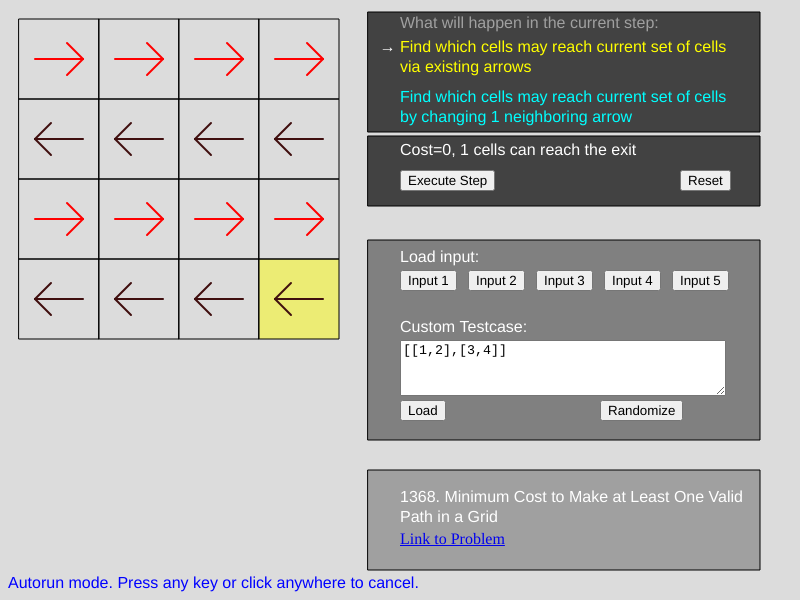
Frame 1 (no input)
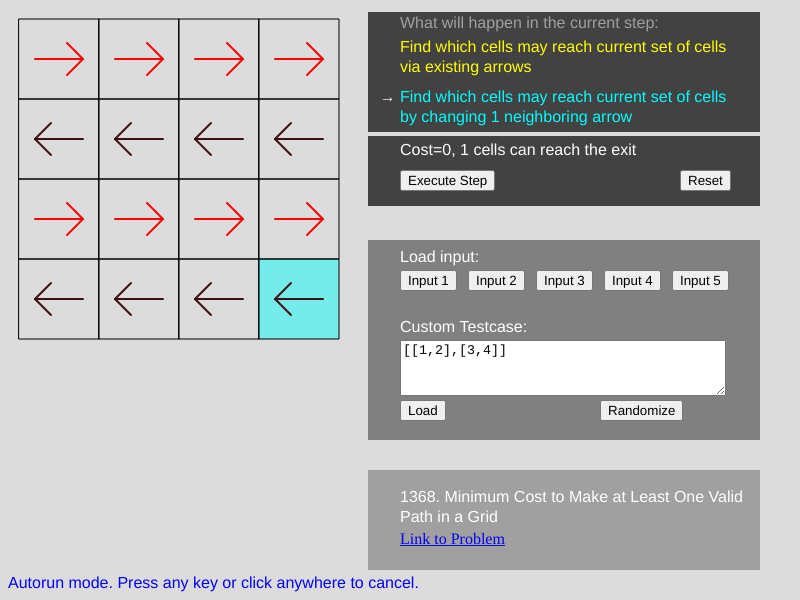
Frame 60 (no input)
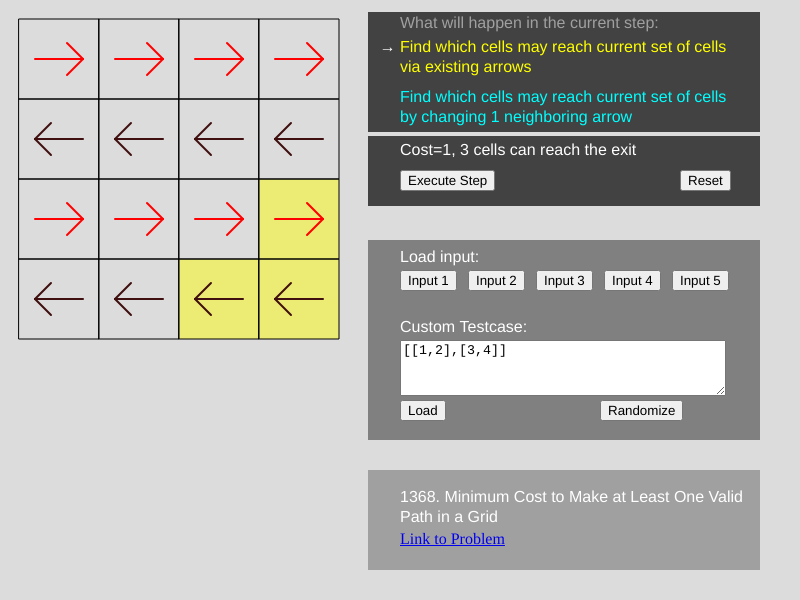
Frame 120 (the mouse pressed at the canvas centre since frame 60)

The p5.js sketch that drew these frames (run headless with seeded random() and noise() and a simulated clock; from frame 60 on, the mouse is pressed at the canvas centre):

// p5.js sketch
// ── sketch.js
// author: https://leetcode.com/quadpixels/
// 2020-03-01

let g_autorun = true;
let g_frame_count = 0;

var datasets = [
  [[1,1,1,1],[2,2,2,2],[1,1,1,1],[2,2,2,2]],
  [[1,1,3],[3,2,2],[1,1,4]],
  [[1,2],[4,3]],
  [[2,2,2],[2,2,2]],
  [[3,4,3],[2,2,2],[2,1,1],[4,3,2],[2,1,4],[2,4,1],[3,3,3],[1,4,2],[2,2,1],[2,1,1],[3,3,1],[4,1,4],[2,1,4],[3,2,2],[3,3,1],[4,4,1],[1,2,2],[1,1,1],[1,3,4],[1,2,1],[2,2,4],[2,1,3],[1,2,1],[4,3,2],[3,3,4],[2,2,1],[3,4,3],[4,2,3],[4,4,4]],
]

let grid_vis = {
  rt: undefined,
  dirty: true,
  
  highlight_rt: undefined,
  highlight_dirty: true,
  
  grid_size: 10,
  x: 16,
  y: 16,
  pad: 3,
}

function RenderGrid(grid) {
  grid_vis.rt.clear();
  let grid_size = 80;
  const w = grid[0].length, h = grid.length;
  while (grid_size * w > grid_vis.rt.width || grid_size * h > grid_vis.rt.height)
    grid_size =  Math.floor(grid_size / 1.2);
  grid_vis.grid_size = grid_size;
  for (let y=0; y<h; y++) {
    for (let x=0; x<w; x++) {
      grid_vis.rt.stroke(0); grid_vis.rt.noFill();
      const dx = x * grid_size + grid_vis.pad,
            dy = y * grid_size + grid_vis.pad;
      grid_vis.rt.rect(dx, dy, grid_size, grid_size);
      grid_vis.rt.noFill();
      grid_vis.rt.strokeWeight(2);
      switch (grid[y][x]) {
        case 1: {// right arrow
          grid_vis.rt.stroke(255, 0, 0);
          grid_vis.rt.line(dx + grid_size * 0.2, dy + grid_size * 0.5,
                           dx + grid_size * 0.8, dy + grid_size * 0.5);
          grid_vis.rt.line(dx + grid_size * 0.8, dy + grid_size * 0.5,
                           dx + grid_size * 0.6, dy + grid_size * 0.3);
          grid_vis.rt.line(dx + grid_size * 0.8, dy + grid_size * 0.5,
                           dx + grid_size * 0.6, dy + grid_size * 0.7);
          break;
        }
        case 2: { // left arrow
          grid_vis.rt.stroke(64, 15, 15);
          grid_vis.rt.line(dx + grid_size * 0.2, dy + grid_size * 0.5,
                           dx + grid_size * 0.8, dy + grid_size * 0.5);
          grid_vis.rt.line(dx + grid_size * 0.2, dy + grid_size * 0.5,
                           dx + grid_size * 0.4, dy + grid_size * 0.3);
          grid_vis.rt.line(dx + grid_size * 0.2, dy + grid_size * 0.5,
                           dx + grid_size * 0.4, dy + grid_size * 0.7);
          break;
        }
        case 3: { // down arrow
          grid_vis.rt.stroke(0, 0, 255);
          grid_vis.rt.line(dx + grid_size * 0.5, dy + grid_size * 0.2,
                           dx + grid_size * 0.5, dy + grid_size * 0.8);
          grid_vis.rt.line(dx + grid_size * 0.5, dy + grid_size * 0.8,
                           dx + grid_size * 0.3, dy + grid_size * 0.6);
          grid_vis.rt.line(dx + grid_size * 0.5, dy + grid_size * 0.8,
                           dx + grid_size * 0.7, dy + grid_size * 0.6);
          break;
        }
        case 4: { // up arrow
          grid_vis.rt.stroke(255, 128, 192);
          grid_vis.rt.line(dx + grid_size * 0.5, dy + grid_size * 0.2,
                           dx + grid_size * 0.5, dy + grid_size * 0.8);
          grid_vis.rt.line(dx + grid_size * 0.5, dy + grid_size * 0.2,
                           dx + grid_size * 0.3, dy + grid_size * 0.4);
          grid_vis.rt.line(dx + grid_size * 0.5, dy + grid_size * 0.2,
                           dx + grid_size * 0.7, dy + grid_size * 0.4);
          break;
        }
      }
      grid_vis.rt.strokeWeight(1);
    }
  }
}

class Question4Sim {
  constructor() {
    this.STRIDE = 100000;
    this.Reset();
  }
  ToIdx(x, y) { return y*this.STRIDE + x; }
  FromIdx(idx) { return [Math.floor(idx % this.STRIDE), Math.floor(idx/this.STRIDE)];}
  
  // ConveyorStep() computes "which grids are able to reach this.visited"
  ConveryorStep() {
    while (true) {
      let updated = new Set([]);
      Object.keys(this.visited).forEach((key) => {
        let p = this.FromIdx(key);
        
      });
    }
  }
  
  Step() {
    if (this.status == "conveyor") {
      let frontier = new Set(Object.keys(this.visited));
      while (frontier.size > 0) {
        let frontier_next = new Set([]);
        frontier.forEach((key) => {
          const dx = [ -1,0,1,0 ], dy = [ 0,-1,0,1 ], color = [ 1,3,2,4 ];
          const p = this.FromIdx(key);
          for (let i=0; i<4; i++) {
            let nx = p[0] + dx[i], ny = p[1] + dy[i], nk = this.ToIdx(nx, ny);
            if (nx >= 0 && ny >= 0 && nx < grid[0].length && ny < grid.length) {
              if ((nk in this.visited) == false &&
                  grid[ny][nx] == color[i]) {
                frontier_next.add(nk);
                this.visited[nk] = this.step;
              }
            }
          }
        });
        frontier = frontier_next;
      }
      grid_vis.highlight_dirty = true;
      if (0 in this.visited) {
        this.status = "finished";
      } else {
        this.status = "expand";
      }
    } else if (this.status == "expand") {
      this.step ++;
      Object.keys(this.visited).forEach((key) => {
        const p = this.FromIdx(key);
        const dx = [ -1,0,1,0 ], dy = [ 0,-1,0,1 ];
        for (let i=0; i<4; i++) {
          let nx = p[0]+dx[i], ny = p[1]+dy[i], nk = this.ToIdx(nx, ny);
          if (nx >= 0 && ny >= 0 && nx < grid[0].length && ny < grid.length) {
            if ((nk in this.visited) == false) {
              this.visited[nk] = this.step;
            }
          }
        }
      });
      grid_vis.highlight_dirty = true;
      this.status = "conveyor";
    }
    
    this.Render(grid_vis.highlight_rt);
  }
  
  Render(rt) {
    rt.clear();
    
    // Next Status
    if (this.status == "conveyor") { 
      rt.fill(255, 255, 0, 120);
    } else if (this.status == "expand") {
      rt.fill(0, 255, 255, 120);
    }
    Object.keys(this.visited).forEach((key) => {
      let p = this.FromIdx(key);
      const dx = grid_vis.pad + grid_vis.grid_size * p[0],
            dy = grid_vis.pad + grid_vis.grid_size * p[1];
      rt.noStroke();
      rt.rect(dx, dy, grid_vis.grid_size, grid_vis.grid_size);
    })
  }
  
  Reset() {
    this.step = 0;
    const x = grid[0].length-1, y = grid.length-1;
    const idx = this.ToIdx(x, y);
    this.frontier = new Set([this.ToIdx(x,y)]);
    this.visited = {}
    this.visited[idx] = 1
    this.status = "conveyor"
    this.Render(grid_vis.highlight_rt);
  }
  
  UpdateDesc() {
    if (this.status == "conveyor") {
      
    }
  }
  
  GetStatusString() {
    if (this.status == "finished") {
      return "Cost=" + this.step + ", algorithm completed!" 
    } else {
      return "Cost=" + this.step + ", " + Object.keys(this.visited).length + " cells can reach the exit";
    }
  }
}

function LoadDataset(g) {
  grid = g;
  grid_vis.dirty = true;
  q4sim.Reset();
  grid_vis.highlight_dirty = true;
}

// I'm doing an eval() here. Use at your own risk! :P
function LoadCustomTestcase() {
  grid = eval(custom_testcase_input.value())
  grid_vis.dirty = true;
  q4sim.Reset();
  grid_vis.highlight_dirty = true;
}

function Randomize() {
  let w = 1 + Math.floor(Math.random() * 22);
  let h = 1 + Math.floor(Math.random() * 22);
  grid = [];
  let str = ""
  for (let y=0; y<h; y++) {
    let line = [];
    for (let x=0; x<w; x++) {
      line.push(Math.floor(Math.random() * 4) + 1)
    }
    grid.push(line);
    str = str + line.join(",")
  }
  custom_testcase_input.value("[["+grid.join("],[")+"]]")
  grid_vis.dirty = true;
  q4sim.Reset();
  grid_vis.highlight_dirty = true;
}

var custom_testcase_input;
var grid = datasets[0];
const W = 800, H = 600;
let q4sim = undefined
function setup() {
  textSize(16);
  createCanvas(W, H);
  grid_vis.rt           = createGraphics(W/2-32, H-32);
  grid_vis.highlight_rt = createGraphics(W/2-32, H-32);
  let btn_step = createButton("Execute Step");
  btn_step.position(width/2, 170);
  btn_step.mousePressed(function() {
    q4sim.Step();
  });
  let btn_reset = createButton("Reset");
  btn_reset.position(width/2 + 280, 170);
  btn_reset.mousePressed(function() {
    q4sim.Reset();
  });
  q4sim = new Question4Sim()
  
  for (let i=0; i<datasets.length; i++) {
    let x = width/2 + 340 * i / datasets.length, y = 270;
    let btn = createButton("Input " + (i+1));
    btn.position(x, y);
    btn.mousePressed(function() {
      LoadDataset(datasets[i]);
    });
  }
  
  custom_testcase_input = createElement("textarea", "[[1,2],[3,4]]");
  custom_testcase_input.size(320, 50);
  custom_testcase_input.position(width/2, 340)
  let btn_load = createButton("Load");
  btn_load.position(width/2, 400)
  btn_load.mousePressed(LoadCustomTestcase);
  
  let btn_randomize = createButton("Randomize");
  btn_randomize.position(width/2 + 200, 400);
  btn_randomize.mousePressed(Randomize);
  
  let anchor = createA("https://leetcode.com/contest/weekly-contest-178/problems/minimum-cost-to-make-at-least-one-valid-path-in-a-grid/", "Link to Problem")
  anchor.position(width/2, 530)
}


function draw() {
  if (g_frame_count == 0) {
    if (g_autorun) { AutoRunStep(); }
  }
  g_frame_count ++;
  
  if (grid_vis.dirty) {
    grid_vis.dirty = false;
    RenderGrid(grid);
  }
  if (grid_vis.highlight_dirty) {
    grid_vis.highlight_dirty = false;
    q4sim.Render(grid_vis.highlight_rt);
  }
  background(220);
  image(grid_vis.highlight_rt, grid_vis.x, grid_vis.y);
  image(grid_vis.rt,           grid_vis.x, grid_vis.y);
  textAlign(LEFT, TOP);
  
  const dx = width / 2, y0 = 40, y1 = 90, y2 = 140
  fill(66, 66, 66);
  rect(dx-32, y0-28, width-dx-8, y2-y0+20);
  rect(dx-32, y2-4, width-dx-8, 70);
  fill(160);
  text("What will happen in the current step:", dx, y0-24)
  fill(255, 255, 0);
  text("Find which cells may reach current set of cells\n" +
       "via existing arrows", dx, y0);
  fill(0, 255, 255);
  text("Find which cells may reach current set of cells\n" +
       "by changing 1 neighboring arrow", dx, y1);

  textAlign(RIGHT, TOP);
  fill(255)
  if (q4sim.status == "conveyor") {
    text("→ ", dx, y0);
  } else if (q4sim.status == "expand") {
    text("→ ", dx, y1);
  }
  
  textAlign(LEFT, TOP);
  if (q4sim.status == "finished") { fill(0, 255, 0); }
  text(q4sim.GetStatusString(), dx, y2+3)
  fill(255);
  
  // Input selection region
  fill(128)
  rect(dx-32, 240, width-dx-8, 200)
  fill(255)
  text("Load input:", dx, 250)
  text("Custom Testcase:", dx, 320)
  
  fill(160);
  rect(dx-32, 470, width-dx-8, 100);
  fill(255)
  text("1368. Minimum Cost to Make at Least One Valid\nPath in a Grid", dx, 490)
  
  if (g_autorun) {
    noStroke();
    fill(0, 0, 255);
    textAlign(LEFT, BOTTOM);
    text("Autorun mode. Press any key or click anywhere to cancel.", 8, height-8);
  }
}

function AutoRunStep() {
  if (!g_autorun) { return; }
  else {
    let done = false;
    let delay = 900;
    if (q4sim.status == "finished") {
      delay = 3000;
      done = true;
    }
    
    setTimeout(() => {
      if (!done) {
        q4sim.Step();
      } else {
        Randomize();
      }
      AutoRunStep();
    }, delay);
  }
}

function keyPressed() {
  if (key == 'a') {
    g_autorun = true;
    AutoRunStep();
  }
}

function mousePressed() {
  g_autorun = false;
}
